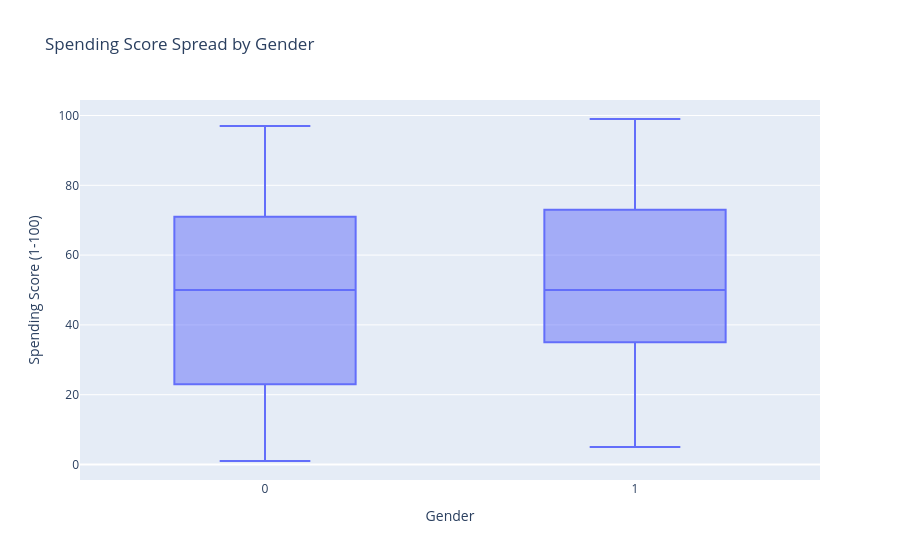

The cell this chart's notebook holds for it:
### Code cell
fig = px.box(df, x='Gender', y='Spending Score (1-100)', title='Spending Score Spread by Gender')
fig.show()

### Figure 1 — Plotly figure (JSON) as saved in the notebook; plotly's stock layout.template omitted (floating-point values rounded to 4 significant figures; data arrays with more than 128 entries replaced by an {"elided": "..."} marker saying what was removed)
{"data": [{"alignmentgroup": "True", "hovertemplate": "Gender=%{x}<br>Spending Score (1-100)=%{y}<extra></extra>", "legendgroup": "", "marker": {"color": "#636efa"}, "name": "", "notched": false, "offsetgroup": "", "orientation": "v", "showlegend": false, "type": "box", "x": {"elided": "200 int values"}, "x0": " ", "xaxis": "x", "y": {"elided": "200 int values"}, "y0": " ", "yaxis": "y"}], "layout": {"boxmode": "group", "legend": {"tracegroupgap": 0}, "title": {"text": "Spending Score Spread by Gender"}, "xaxis": {"anchor": "y", "domain": [0, 1], "title": {"text": "Gender"}}, "yaxis": {"anchor": "x", "domain": [0, 1], "title": {"text": "Spending Score (1-100)"}}}}
